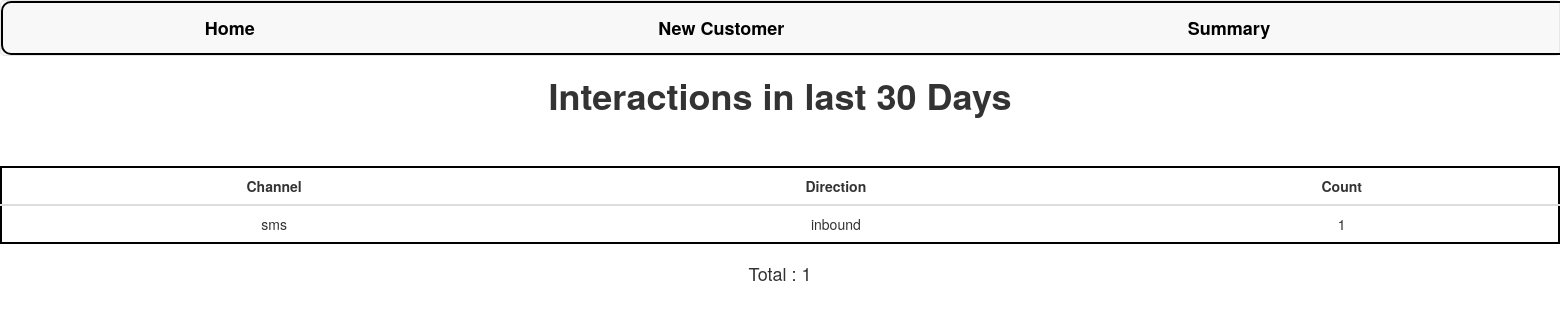
The page /summary/ on the database its author committed.
### customer360/models.py (models this page shows)
class Interaction(models.Model):
    CHANNEL_CHOICES = [
        ('phone', 'Phone'),
        ('sms', 'SMS'),
        ('email', 'Email'),
        ('letter', 'Letter'),
        ('social_media', 'Social Media'),
    ]
    DIRECTION_CHOICES = [
        ('inbound', 'Inbound'),
        ('outbound', 'Outbound'),
    ]
    customer = models.ForeignKey(Customer, on_delete=models.CASCADE)
    channel = models.CharField(max_length=15, choices=CHANNEL_CHOICES)
    direction = models.CharField(max_length=10, choices=DIRECTION_CHOICES)
    interaction_date = models.DateField(auto_now_add=True)
    summary = models.TextField()

### customer360/views.py (the view)
# urls.py: path('summary/',views.summary,name='summary'),
def summary(request):
    thirty_days_ago = date.today() - timedelta(days=30)
    interactions = Interaction.objects.filter(interaction_date__gte=thirty_days_ago)
    count = len(interactions)
    interactions = interactions.values("channel","direction").annotate(count=Count('channel'))
    context={
                "interactions":interactions,
                "count":count
             }
    return render(request,"summary.html",context=context)

### customer360/templates/summary.html
{% extends 'base.html' %}
{% load static %}
{% block content %}
<html>
    <body>
        <h1> Interactions in last 30 Days  </h1>
        {% if not interactions %}
            <p> there are no interactions in the last 30 days <p>
        {% else %}
            <table class="table">
                <thead>
                    <tr>
                        <th>Channel</th>
                        <th>Direction</th>
                        <th>Count</th>
                    </tr>
                </thead>
                <tbody>
                    {% for interaction in interactions %}
                        <tr>
                            <td>{{ interaction.channel }}</td>
                            <td>{{ interaction.direction }}</td>
                            <td> {{ interaction.count }} </td>
                        </tr>
                    {% endfor %}
                </tbody>
            </table>
            <h4> Total : {{ count }} </h4>
        {% endif %}
    </body>
</html>
{% endblock content %}

### static/css/main.css (style rules this page uses)
body { text-align: center; margin: auto; }
h1,p { font-weight: bold; }
table { margin: auto; border: 2px solid #000000; margin-top: 50px; border-radius: 15px; background-color: white; text-align: center; }
th { text-align: center; }

### rows shown on the page
Interaction: channel "sms", direction "inbound", count "1"

### other values the page prints
{{ count }} "1"
